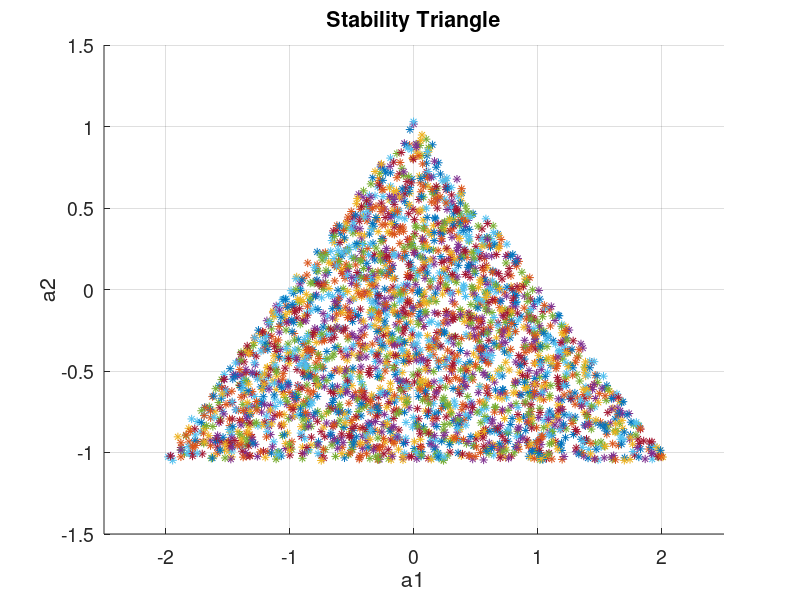

This chart was generated by the following MATLAB code:
clear all
c = 10000;
a1 = rand(1,c).*5 -2.5;
a2 = rand(1,c).*3 -1.5;

w = randn(1,1000);


figure
xlim([-2.5 2.5])
ylim([-1.5 1.5])
title('Stability Triangle' )
xlabel('a1')
ylabel('a2')
set(gca,'FontSize',14)
grid on

t = ones(1,c);
for i = 1:c
    x = filter((1),[1 -a1(i) -a2(i)], w);
    
    hold on
    if abs(x(1000)) < 100000000000
        plot(a1(i), a2(i), '*')
    end
    
   
end
